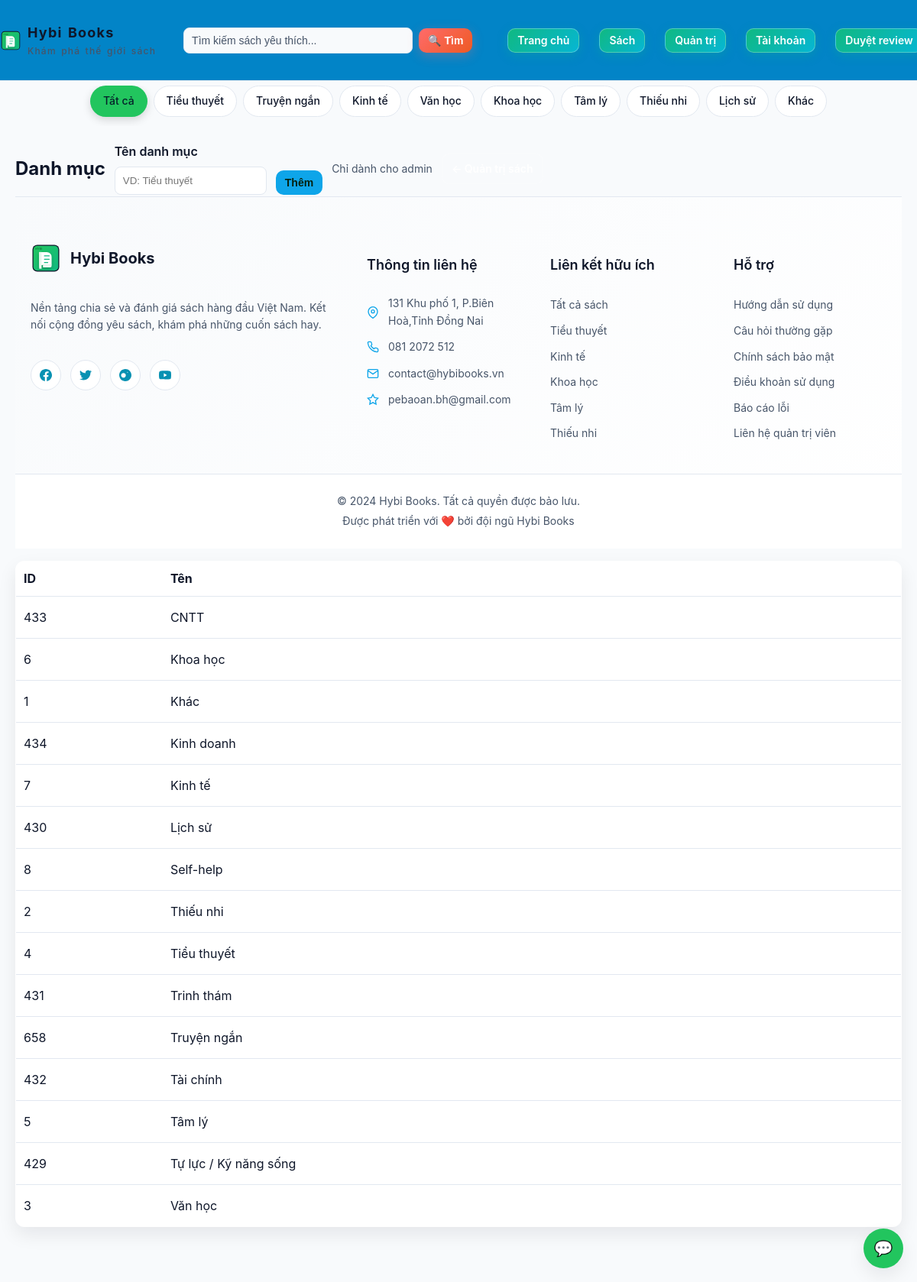
The app's page /admin/categories (signed in) with its own data.
### tables this page shows
CREATE TABLE categories (id INTEGER PRIMARY KEY AUTOINCREMENT, name TEXT NOT NULL UNIQUE, slug TEXT UNIQUE);

### app.py (the view)
    @app.route("/admin/categories")
    @admin_required
    def admin_categories():
        db = get_db()
        cats = db.execute("SELECT id, name FROM categories ORDER BY name").fetchall()
        return render_template("admin_categories.html", categories=cats)

### templates/admin_categories.html (shortened to what this page needs)
{% extends 'base.html' %}
{% block content %}
<div class="admin-header">
  <h2>Danh mục</h2>
  <form method="post" action="{{ url_for('admin_categories_new') }}" class="form" style="grid-template-columns:1fr auto;align-items:end;max-width:420px">
    <label>Tên danh mục
      <input name="name" required placeholder="VD: Tiểu thuyết">
    </label>
    <button class="btn" type="submit">Thêm</button>
  </form>
  <p class="muted">Chỉ dành cho admin</p>
  <p><a class="btn secondary" href="{{ url_for('admin_books') }}">← Quản trị sách</a></p>
</div>
<table class="table">
  <thead>
    <tr><th>ID</th><th>Tên</th><th></th></tr>
  </thead>
  <tbody>
    {% for c in categories %}
    <tr>
      <td>{{ c.id }}</td>
      <td>{{ c.name }}</td>
      <td style="text-align:right">
        <form method="post" action="{{ url_for('admin_categories_delete', cat_id=c.id) }}" onsubmit="return confirm('Xoá danh mục này? Sách sẽ bị bỏ gắn danh mục.')">
          <button class="btn secondary" type="submit">Xoá</button>
        </form>
      </td>
    </tr>
    {% endfor %}
  </tbody>
{% endblock %}

### records on screen
categories: id "433", name "CNTT"
categories: id "6", name "Khoa học"
categories: id "1", name "Khác"
categories: id "434", name "Kinh doanh"
categories: id "7", name "Kinh tế"
categories: id "430", name "Lịch sử"
categories: id "8", name "Self-help"
categories: id "2", name "Thiếu nhi"
categories: id "4", name "Tiểu thuyết"
categories: id "431", name "Trinh thám"
categories: id "658", name "Truyện ngắn"
categories: id "432", name "Tài chính"
categories: id "5", name "Tâm lý"
categories: id "429", name "Tự lực / Kỹ năng sống"
categories: id "3", name "Văn học"
